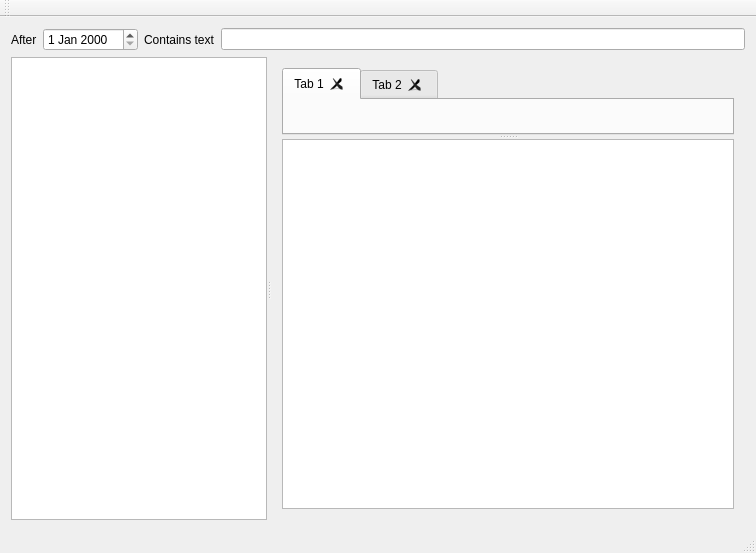
<?xml version="1.0" encoding="UTF-8"?>
<ui version="4.0">
 <class>MainWindow</class>
 <widget class="QMainWindow" name="MainWindow">
  <property name="geometry">
   <rect>
    <x>0</x>
    <y>0</y>
    <width>756</width>
    <height>553</height>
   </rect>
  </property>
  <property name="windowTitle">
   <string>MainWindow</string>
  </property>
  <widget class="QWidget" name="centralWidget">
   <layout class="QVBoxLayout" name="verticalLayout" stretch="0,1">
    <item>
     <layout class="QHBoxLayout" name="horizontalLayout">
      <item>
       <widget class="QLabel" name="label">
        <property name="text">
         <string>After</string>
        </property>
       </widget>
      </item>
      <item>
       <widget class="QDateEdit" name="dateEdit"/>
      </item>
      <item>
       <widget class="QLabel" name="label_2">
        <property name="text">
         <string>Contains text</string>
        </property>
       </widget>
      </item>
      <item>
       <widget class="QLineEdit" name="searchTextEdit"/>
      </item>
     </layout>
    </item>
    <item>
     <widget class="QSplitter" name="splitterV">
      <property name="orientation">
       <enum>Qt::Horizontal</enum>
      </property>
      <widget class="QListView" name="listView">
       <property name="sizePolicy">
        <sizepolicy hsizetype="Preferred" vsizetype="Expanding">
         <horstretch>0</horstretch>
         <verstretch>0</verstretch>
        </sizepolicy>
       </property>
       <property name="minimumSize">
        <size>
         <width>200</width>
         <height>0</height>
        </size>
       </property>
       <property name="sizeIncrement">
        <size>
         <width>0</width>
         <height>0</height>
        </size>
       </property>
       <property name="baseSize">
        <size>
         <width>300</width>
         <height>0</height>
        </size>
       </property>
       <property name="selectionMode">
        <enum>QAbstractItemView::MultiSelection</enum>
       </property>
      </widget>
      <widget class="QWidget" name="widget" native="true">
       <property name="sizePolicy">
        <sizepolicy hsizetype="Expanding" vsizetype="Preferred">
         <horstretch>1</horstretch>
         <verstretch>0</verstretch>
        </sizepolicy>
       </property>
       <layout class="QVBoxLayout" name="verticalLayout_2">
        <item>
         <widget class="QSplitter" name="splitterH">
          <property name="sizePolicy">
           <sizepolicy hsizetype="Expanding" vsizetype="Expanding">
            <horstretch>0</horstretch>
            <verstretch>0</verstretch>
           </sizepolicy>
          </property>
          <property name="orientation">
           <enum>Qt::Vertical</enum>
          </property>
          <widget class="QTabWidget" name="tabWidget">
           <property name="elideMode">
            <enum>Qt::ElideNone</enum>
           </property>
           <property name="documentMode">
            <bool>false</bool>
           </property>
           <property name="tabsClosable">
            <bool>true</bool>
           </property>
           <widget class="QWidget" name="tab">
            <attribute name="title">
             <string>Tab 1</string>
            </attribute>
           </widget>
           <widget class="QWidget" name="tab_2">
            <attribute name="title">
             <string>Tab 2</string>
            </attribute>
           </widget>
          </widget>
          <widget class="QTreeView" name="treeView">
           <property name="sizePolicy">
            <sizepolicy hsizetype="Expanding" vsizetype="Expanding">
             <horstretch>2</horstretch>
             <verstretch>0</verstretch>
            </sizepolicy>
           </property>
           <property name="alternatingRowColors">
            <bool>true</bool>
           </property>
           <property name="allColumnsShowFocus">
            <bool>true</bool>
           </property>
          </widget>
         </widget>
        </item>
       </layout>
      </widget>
     </widget>
    </item>
   </layout>
  </widget>
  <widget class="QMenuBar" name="menuBar">
   <property name="geometry">
    <rect>
     <x>0</x>
     <y>0</y>
     <width>756</width>
     <height>25</height>
    </rect>
   </property>
  </widget>
  <widget class="QToolBar" name="mainToolBar">
   <attribute name="toolBarArea">
    <enum>TopToolBarArea</enum>
   </attribute>
   <attribute name="toolBarBreak">
    <bool>false</bool>
   </attribute>
  </widget>
  <widget class="QStatusBar" name="statusBar"/>
 </widget>
 <layoutdefault spacing="6" margin="11"/>
 <resources/>
 <connections/>
</ui>
